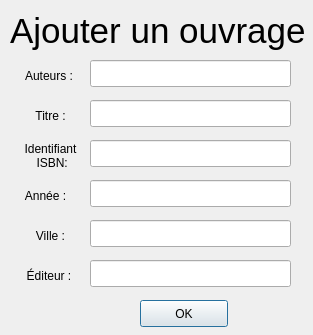
<?xml version="1.0" encoding="UTF-8"?>
<ui version="4.0">
 <class>ajoutOuvrageClass</class>
 <widget class="QDialog" name="ajoutOuvrageClass">
  <property name="geometry">
   <rect>
    <x>0</x>
    <y>0</y>
    <width>313</width>
    <height>335</height>
   </rect>
  </property>
  <property name="windowTitle">
   <string>ajoutOuvrage</string>
  </property>
  <widget class="QLineEdit" name="annee">
   <property name="geometry">
    <rect>
     <x>90</x>
     <y>180</y>
     <width>201</width>
     <height>27</height>
    </rect>
   </property>
  </widget>
  <widget class="QLineEdit" name="titre">
   <property name="geometry">
    <rect>
     <x>90</x>
     <y>100</y>
     <width>201</width>
     <height>27</height>
    </rect>
   </property>
  </widget>
  <widget class="QPushButton" name="boutonOK">
   <property name="geometry">
    <rect>
     <x>140</x>
     <y>300</y>
     <width>88</width>
     <height>27</height>
    </rect>
   </property>
   <property name="text">
    <string>OK</string>
   </property>
  </widget>
  <widget class="QLabel" name="ville_label">
   <property name="geometry">
    <rect>
     <x>30</x>
     <y>220</y>
     <width>41</width>
     <height>31</height>
    </rect>
   </property>
   <property name="text">
    <string>Ville :</string>
   </property>
   <property name="alignment">
    <set>Qt::AlignCenter</set>
   </property>
  </widget>
  <widget class="QLabel" name="Titre_fenetre">
   <property name="geometry">
    <rect>
     <x>10</x>
     <y>10</y>
     <width>301</width>
     <height>41</height>
    </rect>
   </property>
   <property name="font">
    <font>
     <pointsize>26</pointsize>
    </font>
   </property>
   <property name="text">
    <string>Ajouter un ouvrage</string>
   </property>
  </widget>
  <widget class="QLabel" name="auteurs_label">
   <property name="geometry">
    <rect>
     <x>20</x>
     <y>60</y>
     <width>58</width>
     <height>31</height>
    </rect>
   </property>
   <property name="text">
    <string>Auteurs :</string>
   </property>
   <property name="alignment">
    <set>Qt::AlignCenter</set>
   </property>
  </widget>
  <widget class="QLabel" name="identifiant_label">
   <property name="geometry">
    <rect>
     <x>10</x>
     <y>140</y>
     <width>81</width>
     <height>31</height>
    </rect>
   </property>
   <property name="text">
    <string>Identifiant
 ISBN:</string>
   </property>
   <property name="alignment">
    <set>Qt::AlignCenter</set>
   </property>
  </widget>
  <widget class="QLineEdit" name="editeur">
   <property name="geometry">
    <rect>
     <x>90</x>
     <y>260</y>
     <width>201</width>
     <height>27</height>
    </rect>
   </property>
  </widget>
  <widget class="QLabel" name="annee_label">
   <property name="geometry">
    <rect>
     <x>20</x>
     <y>180</y>
     <width>51</width>
     <height>31</height>
    </rect>
   </property>
   <property name="text">
    <string>Année :</string>
   </property>
   <property name="alignment">
    <set>Qt::AlignCenter</set>
   </property>
  </widget>
  <widget class="QLineEdit" name="ville">
   <property name="geometry">
    <rect>
     <x>90</x>
     <y>220</y>
     <width>201</width>
     <height>27</height>
    </rect>
   </property>
  </widget>
  <widget class="QLabel" name="editeur_label">
   <property name="geometry">
    <rect>
     <x>20</x>
     <y>260</y>
     <width>58</width>
     <height>31</height>
    </rect>
   </property>
   <property name="text">
    <string>Éditeur :</string>
   </property>
   <property name="alignment">
    <set>Qt::AlignCenter</set>
   </property>
  </widget>
  <widget class="QLabel" name="titre_label">
   <property name="geometry">
    <rect>
     <x>30</x>
     <y>100</y>
     <width>41</width>
     <height>31</height>
    </rect>
   </property>
   <property name="text">
    <string>Titre :</string>
   </property>
   <property name="alignment">
    <set>Qt::AlignCenter</set>
   </property>
  </widget>
  <widget class="QLineEdit" name="auteurs">
   <property name="geometry">
    <rect>
     <x>90</x>
     <y>60</y>
     <width>201</width>
     <height>27</height>
    </rect>
   </property>
  </widget>
  <widget class="QLineEdit" name="identifiant">
   <property name="geometry">
    <rect>
     <x>90</x>
     <y>140</y>
     <width>201</width>
     <height>27</height>
    </rect>
   </property>
  </widget>
 </widget>
 <layoutdefault spacing="6" margin="11"/>
 <resources/>
 <connections/>
</ui>
